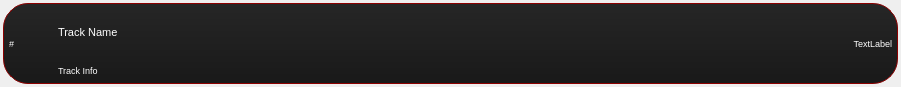
<?xml version="1.0" encoding="UTF-8"?>
<ui version="4.0">
 <class>TrackWidget</class>
 <widget class="QWidget" name="TrackWidget">
  <property name="geometry">
   <rect>
    <x>0</x>
    <y>0</y>
    <width>901</width>
    <height>87</height>
   </rect>
  </property>
  <property name="windowTitle">
   <string>Form</string>
  </property>
  <property name="styleSheet">
   <string notr="true"/>
  </property>
  <layout class="QHBoxLayout" name="horizontalLayout" stretch="0">
   <property name="spacing">
    <number>3</number>
   </property>
   <property name="leftMargin">
    <number>3</number>
   </property>
   <property name="topMargin">
    <number>3</number>
   </property>
   <property name="rightMargin">
    <number>3</number>
   </property>
   <property name="bottomMargin">
    <number>3</number>
   </property>
   <item>
    <widget class="QFrame" name="frame">
     <property name="styleSheet">
      <string notr="true">QFrame
{
	background-color: qlineargradient(spread:pad, x1:0.5, y1:1, x2:0.5, y2:0, stop:0 rgba(25, 25, 25, 255), stop:1 rgba(38, 38, 38, 255));
	border: 1px solid darkred;
	border-radius: 25px;
	color: white;
}

QFrame:hover
{
	background-color: qlineargradient(spread:pad, x1:0.5, y1:1, x2:0.5, y2:0, stop:0 rgba(25, 25, 25, 255), stop:1 rgba(66, 66, 66, 255));
}</string>
     </property>
     <property name="frameShape">
      <enum>QFrame::StyledPanel</enum>
     </property>
     <property name="frameShadow">
      <enum>QFrame::Raised</enum>
     </property>
     <layout class="QHBoxLayout" name="horizontalLayout_2" stretch="5,45,20,30">
      <property name="spacing">
       <number>5</number>
      </property>
      <property name="leftMargin">
       <number>5</number>
      </property>
      <property name="topMargin">
       <number>5</number>
      </property>
      <property name="rightMargin">
       <number>5</number>
      </property>
      <property name="bottomMargin">
       <number>5</number>
      </property>
      <item>
       <widget class="QLabel" name="label_No">
        <property name="font">
         <font>
          <pointsize>7</pointsize>
         </font>
        </property>
        <property name="styleSheet">
         <string notr="true">background-color: rgba(255, 255, 255, 0);

border: none;</string>
        </property>
        <property name="text">
         <string>#</string>
        </property>
       </widget>
      </item>
      <item>
       <layout class="QVBoxLayout" name="verticalLayout" stretch="75,25">
        <property name="spacing">
         <number>8</number>
        </property>
        <item>
         <widget class="QLabel" name="label_TrackName">
          <property name="font">
           <font>
            <family>Segoe UI</family>
            <pointsize>8</pointsize>
           </font>
          </property>
          <property name="styleSheet">
           <string notr="true">background-color: rgba(255, 255, 255, 0);

border: none;</string>
          </property>
          <property name="text">
           <string>Track Name</string>
          </property>
          <property name="wordWrap">
           <bool>true</bool>
          </property>
         </widget>
        </item>
        <item>
         <widget class="QLabel" name="label_TrackInfo">
          <property name="font">
           <font>
            <family>Segoe UI</family>
            <pointsize>7</pointsize>
           </font>
          </property>
          <property name="styleSheet">
           <string notr="true">background-color: rgba(255, 255, 255, 0);

border: none;</string>
          </property>
          <property name="text">
           <string>Track Info</string>
          </property>
          <property name="wordWrap">
           <bool>true</bool>
          </property>
         </widget>
        </item>
       </layout>
      </item>
      <item>
       <spacer name="horizontalSpacer">
        <property name="orientation">
         <enum>Qt::Horizontal</enum>
        </property>
        <property name="sizeHint" stdset="0">
         <size>
          <width>40</width>
          <height>20</height>
         </size>
        </property>
       </spacer>
      </item>
      <item>
       <widget class="QLabel" name="label_TrackTime">
        <property name="font">
         <font>
          <family>Segoe UI</family>
          <pointsize>7</pointsize>
         </font>
        </property>
        <property name="styleSheet">
         <string notr="true">background-color: rgba(255, 255, 255, 0);

border: none;</string>
        </property>
        <property name="text">
         <string>TextLabel</string>
        </property>
        <property name="alignment">
         <set>Qt::AlignRight|Qt::AlignTrailing|Qt::AlignVCenter</set>
        </property>
       </widget>
      </item>
     </layout>
    </widget>
   </item>
  </layout>
 </widget>
 <resources/>
 <connections/>
</ui>
